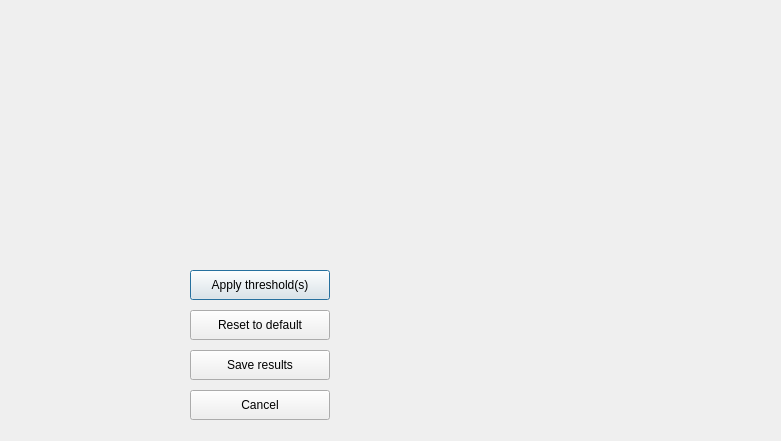
<?xml version="1.0" encoding="UTF-8"?>
<ui version="4.0">
 <class>Dialog</class>
 <widget class="QDialog" name="Dialog">
  <property name="geometry">
   <rect>
    <x>0</x>
    <y>0</y>
    <width>781</width>
    <height>441</height>
   </rect>
  </property>
  <property name="windowTitle">
   <string>Dialog</string>
  </property>
  <widget class="PlotWidget" name="oa_intperareaPlot" native="true">
   <property name="geometry">
    <rect>
     <x>349</x>
     <y>11</y>
     <width>421</width>
     <height>211</height>
    </rect>
   </property>
  </widget>
  <widget class="PlotWidget" name="oa_particlePlot" native="true">
   <property name="geometry">
    <rect>
     <x>11</x>
     <y>11</y>
     <width>331</width>
     <height>251</height>
    </rect>
   </property>
  </widget>
  <widget class="PlotWidget" name="oa_nareaPlot" native="true">
   <property name="geometry">
    <rect>
     <x>349</x>
     <y>229</y>
     <width>421</width>
     <height>201</height>
    </rect>
   </property>
  </widget>
  <widget class="QPushButton" name="oa_applyButton">
   <property name="geometry">
    <rect>
     <x>190</x>
     <y>270</y>
     <width>140</width>
     <height>30</height>
    </rect>
   </property>
   <property name="text">
    <string>Apply threshold(s)</string>
   </property>
  </widget>
  <widget class="QPushButton" name="oa_defaultButton">
   <property name="geometry">
    <rect>
     <x>190</x>
     <y>310</y>
     <width>140</width>
     <height>30</height>
    </rect>
   </property>
   <property name="text">
    <string>Reset to default</string>
   </property>
  </widget>
  <widget class="QPushButton" name="oa_saveresultButton">
   <property name="geometry">
    <rect>
     <x>190</x>
     <y>350</y>
     <width>140</width>
     <height>30</height>
    </rect>
   </property>
   <property name="text">
    <string>Save results</string>
   </property>
  </widget>
  <widget class="QPushButton" name="oa_cancelButton">
   <property name="geometry">
    <rect>
     <x>190</x>
     <y>390</y>
     <width>140</width>
     <height>30</height>
    </rect>
   </property>
   <property name="text">
    <string>Cancel</string>
   </property>
  </widget>
 </widget>
 <customwidgets>
  <customwidget>
   <class>PlotWidget</class>
   <extends>QWidget</extends>
   <header location="global">pyqtgraph</header>
   <container>1</container>
  </customwidget>
 </customwidgets>
 <resources/>
 <connections/>
</ui>
